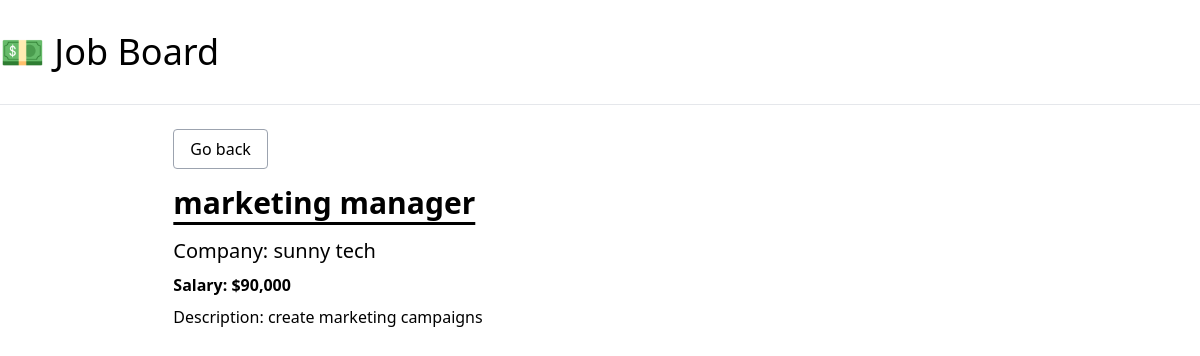
The app's page /job/3/ with its own data.
### job_board/models.py (models this page shows, shortened)
class JobPosting(models.Model):
    title = models.CharField(max_length=100)
    description = models.TextField()
    company = models.CharField(max_length=100)
    salary = models.IntegerField()
    is_active = models.BooleanField(default=False)

### job_board/views.py (the view)
# urls.py: path("job/<int:pk>/", job_detail, name="job-detail"),
def job_detail(request, pk):
    job_posting = get_object_or_404(JobPosting, pk=pk, is_active=True)
    context = {
        "posting": job_posting,
    }
    return render(request, "job_board/detail.html", context)

### job_board/templates/job_board/detail.html
{% extends 'job_board/_base.html' %}
{% load humanize %}
{% block content %}
    <div class="w-10/12 mx-auto">
        <p class="pb-6"><a href="{% url 'home' %}" class="border border-gray-400 rounded px-4 py-2 hover:bg-gray-200">Go back</a></p>
        <h1 class="text-3xl font-semibold pb-4 underline underline-offset-8">{{ posting.title }}</h1>
        <p class="pb-2 text-xl">Company: {{ posting.company }}</p>
        <p class="pb-2 font-semibold">Salary: ${{ posting.salary | intcomma }}</p>
        <p>Description: {{ posting.description }}</p>
    </div>
{% endblock content %}

### records on screen
JobPosting: title "marketing manager", company "sunny tech", salary "90,000", description "create marketing campaigns"
